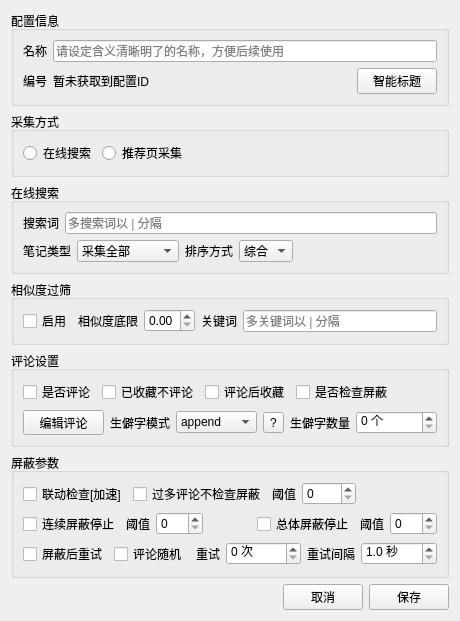
<?xml version="1.0" encoding="UTF-8"?>
<ui version="4.0">
 <class>EditConfig</class>
 <widget class="QWidget" name="EditConfig">
  <property name="geometry">
   <rect>
    <x>0</x>
    <y>0</y>
    <width>460</width>
    <height>567</height>
   </rect>
  </property>
  <property name="windowTitle">
   <string>编辑配置</string>
  </property>
  <layout class="QVBoxLayout" name="verticalLayout_3">
   <item>
    <widget class="QGroupBox" name="groupBox_1">
     <property name="title">
      <string>配置信息</string>
     </property>
     <layout class="QVBoxLayout" name="verticalLayout_16">
      <item>
       <layout class="QHBoxLayout" name="horizontalLayout_11">
        <item>
         <widget class="QLabel" name="label_16">
          <property name="sizePolicy">
           <sizepolicy hsizetype="Fixed" vsizetype="Preferred">
            <horstretch>0</horstretch>
            <verstretch>0</verstretch>
           </sizepolicy>
          </property>
          <property name="text">
           <string>名称</string>
          </property>
          <property name="alignment">
           <set>Qt::AlignJustify|Qt::AlignVCenter</set>
          </property>
         </widget>
        </item>
        <item>
         <widget class="QLineEdit" name="config_name_edit">
          <property name="sizePolicy">
           <sizepolicy hsizetype="Minimum" vsizetype="Fixed">
            <horstretch>0</horstretch>
            <verstretch>0</verstretch>
           </sizepolicy>
          </property>
          <property name="placeholderText">
           <string>请设定含义清晰明了的名称，方便后续使用</string>
          </property>
          <property name="clearButtonEnabled">
           <bool>true</bool>
          </property>
         </widget>
        </item>
       </layout>
      </item>
      <item>
       <layout class="QHBoxLayout" name="horizontalLayout_21">
        <item>
         <widget class="QLabel" name="label_23">
          <property name="sizePolicy">
           <sizepolicy hsizetype="Fixed" vsizetype="Preferred">
            <horstretch>0</horstretch>
            <verstretch>0</verstretch>
           </sizepolicy>
          </property>
          <property name="text">
           <string>编号</string>
          </property>
          <property name="alignment">
           <set>Qt::AlignJustify|Qt::AlignVCenter</set>
          </property>
         </widget>
        </item>
        <item>
         <widget class="QLabel" name="config_id_label">
          <property name="text">
           <string>暂未获取到配置ID</string>
          </property>
         </widget>
        </item>
        <item>
         <widget class="QPushButton" name="smart_title_btn">
          <property name="sizePolicy">
           <sizepolicy hsizetype="Fixed" vsizetype="Fixed">
            <horstretch>0</horstretch>
            <verstretch>0</verstretch>
           </sizepolicy>
          </property>
          <property name="text">
           <string>智能标题</string>
          </property>
         </widget>
        </item>
       </layout>
      </item>
     </layout>
    </widget>
   </item>
   <item>
    <widget class="QGroupBox" name="groupBox_2">
     <property name="title">
      <string>采集方式</string>
     </property>
     <layout class="QHBoxLayout" name="horizontalLayout_22">
      <item>
       <widget class="QRadioButton" name="radioButton_1">
        <property name="text">
         <string>在线搜索</string>
        </property>
       </widget>
      </item>
      <item>
       <widget class="QRadioButton" name="radioButton_2">
        <property name="text">
         <string>推荐页采集</string>
        </property>
       </widget>
      </item>
      <item>
       <spacer name="horizontalSpacer">
        <property name="orientation">
         <enum>Qt::Horizontal</enum>
        </property>
        <property name="sizeHint" stdset="0">
         <size>
          <width>40</width>
          <height>20</height>
         </size>
        </property>
       </spacer>
      </item>
     </layout>
    </widget>
   </item>
   <item>
    <widget class="QGroupBox" name="groupBox_3">
     <property name="title">
      <string>在线搜索</string>
     </property>
     <layout class="QVBoxLayout" name="verticalLayout_7">
      <item>
       <layout class="QHBoxLayout" name="horizontalLayout_12">
        <property name="spacing">
         <number>6</number>
        </property>
        <item>
         <widget class="QLabel" name="label_17">
          <property name="sizePolicy">
           <sizepolicy hsizetype="Fixed" vsizetype="Preferred">
            <horstretch>0</horstretch>
            <verstretch>0</verstretch>
           </sizepolicy>
          </property>
          <property name="text">
           <string>搜索词</string>
          </property>
          <property name="alignment">
           <set>Qt::AlignJustify|Qt::AlignVCenter</set>
          </property>
         </widget>
        </item>
        <item>
         <widget class="QLineEdit" name="search_edit">
          <property name="sizePolicy">
           <sizepolicy hsizetype="Minimum" vsizetype="Fixed">
            <horstretch>0</horstretch>
            <verstretch>0</verstretch>
           </sizepolicy>
          </property>
          <property name="placeholderText">
           <string>多搜索词以 | 分隔</string>
          </property>
         </widget>
        </item>
       </layout>
      </item>
      <item>
       <layout class="QHBoxLayout" name="horizontalLayout_14">
        <item>
         <widget class="QLabel" name="label_19">
          <property name="sizePolicy">
           <sizepolicy hsizetype="Fixed" vsizetype="Preferred">
            <horstretch>0</horstretch>
            <verstretch>0</verstretch>
           </sizepolicy>
          </property>
          <property name="text">
           <string>笔记类型</string>
          </property>
         </widget>
        </item>
        <item>
         <widget class="QComboBox" name="note_type_cb">
          <item>
           <property name="text">
            <string>采集全部</string>
           </property>
          </item>
          <item>
           <property name="text">
            <string>仅采集图文</string>
           </property>
          </item>
          <item>
           <property name="text">
            <string>仅采集视频</string>
           </property>
          </item>
          <item>
           <property name="text">
            <string>先图文后视频</string>
           </property>
          </item>
          <item>
           <property name="text">
            <string>先视频后图文</string>
           </property>
          </item>
         </widget>
        </item>
        <item>
         <widget class="QLabel" name="label_20">
          <property name="sizePolicy">
           <sizepolicy hsizetype="Fixed" vsizetype="Preferred">
            <horstretch>0</horstretch>
            <verstretch>0</verstretch>
           </sizepolicy>
          </property>
          <property name="text">
           <string>排序方式</string>
          </property>
         </widget>
        </item>
        <item>
         <widget class="QComboBox" name="sort_method_cb">
          <item>
           <property name="text">
            <string>综合</string>
           </property>
          </item>
          <item>
           <property name="text">
            <string>最新</string>
           </property>
          </item>
          <item>
           <property name="text">
            <string>最热</string>
           </property>
          </item>
         </widget>
        </item>
        <item>
         <spacer name="horizontalSpacer_5">
          <property name="orientation">
           <enum>Qt::Horizontal</enum>
          </property>
          <property name="sizeHint" stdset="0">
           <size>
            <width>40</width>
            <height>20</height>
           </size>
          </property>
         </spacer>
        </item>
       </layout>
      </item>
     </layout>
    </widget>
   </item>
   <item>
    <widget class="QGroupBox" name="groupBox_4">
     <property name="title">
      <string>相似度过筛</string>
     </property>
     <layout class="QVBoxLayout" name="verticalLayout_2">
      <item>
       <layout class="QHBoxLayout" name="horizontalLayout_4">
        <item>
         <widget class="QCheckBox" name="similarity_filter_chk">
          <property name="text">
           <string>启用</string>
          </property>
         </widget>
        </item>
        <item>
         <widget class="QLabel" name="label_2">
          <property name="text">
           <string>相似度底限</string>
          </property>
         </widget>
        </item>
        <item>
         <widget class="QDoubleSpinBox" name="similarity_lower_limit_dsb">
          <property name="decimals">
           <number>2</number>
          </property>
          <property name="maximum">
           <double>1.000000000000000</double>
          </property>
          <property name="singleStep">
           <double>0.010000000000000</double>
          </property>
         </widget>
        </item>
        <item>
         <widget class="QLabel" name="label">
          <property name="text">
           <string>关键词</string>
          </property>
         </widget>
        </item>
        <item>
         <widget class="QLineEdit" name="similarity_keyword_le">
          <property name="placeholderText">
           <string>多关键词以 | 分隔</string>
          </property>
         </widget>
        </item>
       </layout>
      </item>
     </layout>
    </widget>
   </item>
   <item>
    <widget class="QGroupBox" name="groupBox_5">
     <property name="title">
      <string>评论设置</string>
     </property>
     <property name="flat">
      <bool>false</bool>
     </property>
     <layout class="QVBoxLayout" name="verticalLayout_6">
      <item>
       <layout class="QHBoxLayout" name="horizontalLayout_15">
        <item>
         <widget class="QCheckBox" name="comment_chk">
          <property name="text">
           <string>是否评论</string>
          </property>
         </widget>
        </item>
        <item>
         <widget class="QCheckBox" name="fav_no_comment_chk">
          <property name="text">
           <string>已收藏不评论</string>
          </property>
          <property name="tristate">
           <bool>false</bool>
          </property>
         </widget>
        </item>
        <item>
         <widget class="QCheckBox" name="comment_fav_chk">
          <property name="text">
           <string>评论后收藏</string>
          </property>
          <property name="tristate">
           <bool>false</bool>
          </property>
         </widget>
        </item>
        <item>
         <widget class="QCheckBox" name="check_block_chk">
          <property name="text">
           <string>是否检查屏蔽</string>
          </property>
         </widget>
        </item>
        <item>
         <spacer name="horizontalSpacer_2">
          <property name="orientation">
           <enum>Qt::Horizontal</enum>
          </property>
          <property name="sizeHint" stdset="0">
           <size>
            <width>40</width>
            <height>20</height>
           </size>
          </property>
         </spacer>
        </item>
       </layout>
      </item>
      <item>
       <layout class="QHBoxLayout" name="horizontalLayout_17">
        <item>
         <widget class="QToolButton" name="edit_comment_btn">
          <property name="sizePolicy">
           <sizepolicy hsizetype="Minimum" vsizetype="Fixed">
            <horstretch>0</horstretch>
            <verstretch>0</verstretch>
           </sizepolicy>
          </property>
          <property name="text">
           <string>编辑评论</string>
          </property>
          <property name="popupMode">
           <enum>QToolButton::DelayedPopup</enum>
          </property>
          <property name="toolButtonStyle">
           <enum>Qt::ToolButtonTextBesideIcon</enum>
          </property>
         </widget>
        </item>
        <item>
         <widget class="QLabel" name="label_6">
          <property name="sizePolicy">
           <sizepolicy hsizetype="Fixed" vsizetype="Preferred">
            <horstretch>0</horstretch>
            <verstretch>0</verstretch>
           </sizepolicy>
          </property>
          <property name="text">
           <string>生僻字模式</string>
          </property>
         </widget>
        </item>
        <item>
         <widget class="QComboBox" name="uncommon_char_mode_cb">
          <item>
           <property name="text">
            <string>append</string>
           </property>
          </item>
          <item>
           <property name="text">
            <string>unison</string>
           </property>
          </item>
          <item>
           <property name="text">
            <string>non-cn</string>
           </property>
          </item>
          <item>
           <property name="text">
            <string>insert</string>
           </property>
          </item>
         </widget>
        </item>
        <item>
         <widget class="QToolButton" name="uncommon_char_help_btn">
          <property name="text">
           <string>?</string>
          </property>
         </widget>
        </item>
        <item>
         <widget class="QLabel" name="label_13">
          <property name="sizePolicy">
           <sizepolicy hsizetype="Fixed" vsizetype="Preferred">
            <horstretch>0</horstretch>
            <verstretch>0</verstretch>
           </sizepolicy>
          </property>
          <property name="text">
           <string>生僻字数量</string>
          </property>
         </widget>
        </item>
        <item>
         <widget class="QSpinBox" name="uncommon_char_count_sb">
          <property name="suffix">
           <string> 个</string>
          </property>
          <property name="maximum">
           <number>9</number>
          </property>
         </widget>
        </item>
       </layout>
      </item>
     </layout>
    </widget>
   </item>
   <item>
    <widget class="QGroupBox" name="groupBox_6">
     <property name="title">
      <string>屏蔽参数</string>
     </property>
     <layout class="QVBoxLayout" name="verticalLayout">
      <item>
       <layout class="QHBoxLayout" name="horizontalLayout_3">
        <item>
         <widget class="QCheckBox" name="linked_check_chk">
          <property name="text">
           <string>联动检查[加速]</string>
          </property>
         </widget>
        </item>
        <item>
         <widget class="QCheckBox" name="skip_over_comment_chk">
          <property name="text">
           <string>过多评论不检查屏蔽</string>
          </property>
         </widget>
        </item>
        <item>
         <widget class="QLabel" name="label_22">
          <property name="sizePolicy">
           <sizepolicy hsizetype="Fixed" vsizetype="Fixed">
            <horstretch>0</horstretch>
            <verstretch>0</verstretch>
           </sizepolicy>
          </property>
          <property name="text">
           <string>阈值</string>
          </property>
          <property name="alignment">
           <set>Qt::AlignLeading|Qt::AlignLeft|Qt::AlignVCenter</set>
          </property>
         </widget>
        </item>
        <item>
         <widget class="QSpinBox" name="comment_threshold_sb">
          <property name="maximum">
           <number>9999</number>
          </property>
         </widget>
        </item>
        <item>
         <spacer name="horizontalSpacer_6">
          <property name="orientation">
           <enum>Qt::Horizontal</enum>
          </property>
          <property name="sizeHint" stdset="0">
           <size>
            <width>40</width>
            <height>20</height>
           </size>
          </property>
         </spacer>
        </item>
       </layout>
      </item>
      <item>
       <layout class="QHBoxLayout" name="horizontalLayout_2">
        <item>
         <widget class="QCheckBox" name="consecutive_block_stop_chk">
          <property name="text">
           <string>连续屏蔽停止</string>
          </property>
         </widget>
        </item>
        <item>
         <widget class="QLabel" name="label_18">
          <property name="sizePolicy">
           <sizepolicy hsizetype="Fixed" vsizetype="Fixed">
            <horstretch>0</horstretch>
            <verstretch>0</verstretch>
           </sizepolicy>
          </property>
          <property name="text">
           <string>阈值</string>
          </property>
          <property name="alignment">
           <set>Qt::AlignLeading|Qt::AlignLeft|Qt::AlignVCenter</set>
          </property>
         </widget>
        </item>
        <item>
         <widget class="QSpinBox" name="consecutive_block_threshold_sb">
          <property name="maximum">
           <number>999</number>
          </property>
         </widget>
        </item>
        <item>
         <spacer name="horizontalSpacer_3">
          <property name="orientation">
           <enum>Qt::Horizontal</enum>
          </property>
          <property name="sizeHint" stdset="0">
           <size>
            <width>40</width>
            <height>20</height>
           </size>
          </property>
         </spacer>
        </item>
        <item>
         <widget class="QCheckBox" name="overall_block_stop_chk">
          <property name="text">
           <string>总体屏蔽停止</string>
          </property>
         </widget>
        </item>
        <item>
         <widget class="QLabel" name="label_21">
          <property name="sizePolicy">
           <sizepolicy hsizetype="Fixed" vsizetype="Fixed">
            <horstretch>0</horstretch>
            <verstretch>0</verstretch>
           </sizepolicy>
          </property>
          <property name="text">
           <string>阈值</string>
          </property>
          <property name="alignment">
           <set>Qt::AlignLeading|Qt::AlignLeft|Qt::AlignVCenter</set>
          </property>
         </widget>
        </item>
        <item>
         <widget class="QSpinBox" name="overall_block_threshold_sb">
          <property name="maximum">
           <number>999</number>
          </property>
         </widget>
        </item>
       </layout>
      </item>
      <item>
       <layout class="QHBoxLayout" name="horizontalLayout">
        <item>
         <widget class="QCheckBox" name="retry_after_block_chk">
          <property name="text">
           <string>屏蔽后重试</string>
          </property>
          <property name="tristate">
           <bool>false</bool>
          </property>
         </widget>
        </item>
        <item>
         <widget class="QCheckBox" name="random_comment_chk">
          <property name="text">
           <string>评论随机</string>
          </property>
         </widget>
        </item>
        <item>
         <widget class="QLabel" name="label_14">
          <property name="sizePolicy">
           <sizepolicy hsizetype="Fixed" vsizetype="Fixed">
            <horstretch>0</horstretch>
            <verstretch>0</verstretch>
           </sizepolicy>
          </property>
          <property name="text">
           <string>重试</string>
          </property>
          <property name="alignment">
           <set>Qt::AlignLeading|Qt::AlignLeft|Qt::AlignVCenter</set>
          </property>
         </widget>
        </item>
        <item>
         <widget class="QSpinBox" name="retry_count_sb">
          <property name="sizePolicy">
           <sizepolicy hsizetype="Preferred" vsizetype="Fixed">
            <horstretch>0</horstretch>
            <verstretch>0</verstretch>
           </sizepolicy>
          </property>
          <property name="suffix">
           <string> 次</string>
          </property>
          <property name="maximum">
           <number>9</number>
          </property>
         </widget>
        </item>
        <item>
         <widget class="QLabel" name="label_15">
          <property name="sizePolicy">
           <sizepolicy hsizetype="Fixed" vsizetype="Fixed">
            <horstretch>0</horstretch>
            <verstretch>0</verstretch>
           </sizepolicy>
          </property>
          <property name="text">
           <string>重试间隔</string>
          </property>
          <property name="alignment">
           <set>Qt::AlignLeading|Qt::AlignLeft|Qt::AlignVCenter</set>
          </property>
         </widget>
        </item>
        <item>
         <widget class="QDoubleSpinBox" name="retry_interval_ds">
          <property name="sizePolicy">
           <sizepolicy hsizetype="Preferred" vsizetype="Fixed">
            <horstretch>0</horstretch>
            <verstretch>0</verstretch>
           </sizepolicy>
          </property>
          <property name="prefix">
           <string/>
          </property>
          <property name="suffix">
           <string> 秒</string>
          </property>
          <property name="decimals">
           <number>1</number>
          </property>
          <property name="minimum">
           <double>1.000000000000000</double>
          </property>
          <property name="maximum">
           <double>100.000000000000000</double>
          </property>
          <property name="singleStep">
           <double>1.000000000000000</double>
          </property>
         </widget>
        </item>
       </layout>
      </item>
     </layout>
    </widget>
   </item>
   <item>
    <layout class="QHBoxLayout" name="horizontalLayout_7">
     <item>
      <spacer name="horizontalSpacer_4">
       <property name="orientation">
        <enum>Qt::Horizontal</enum>
       </property>
       <property name="sizeHint" stdset="0">
        <size>
         <width>40</width>
         <height>20</height>
        </size>
       </property>
      </spacer>
     </item>
     <item>
      <widget class="QPushButton" name="cancel_btn">
       <property name="text">
        <string>取消</string>
       </property>
      </widget>
     </item>
     <item>
      <widget class="QPushButton" name="save_btn">
       <property name="text">
        <string>保存</string>
       </property>
      </widget>
     </item>
    </layout>
   </item>
  </layout>
 </widget>
 <resources/>
 <connections/>
</ui>
